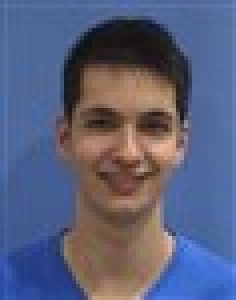
#> input picture TrainingFaces/adnesmith.jpg, 59 x 75 px (shown 4 times larger); its folder holds only this picture in this run
$ python train3Layer.py   (older library calls are emulated)
#> lines starting #> are read from the running program, lines starting #| are printed output that depends on the picture
from scipy import misc
import glob
import os
from numpy import random
from pylab import imshow, show, get_cmap
import numpy as np
X=np.empty((0,4425))
Y=np.empty((0,4425))
os.chdir("TrainingFaces")
for picture in glob.glob("*.jpg"):
    image = misc.imread(picture, flatten=1)
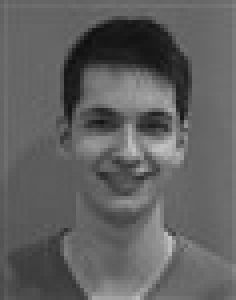
#> image: shape (75, 59) float32 (shown 4 times larger); min 15.59, max 196.8, mean 97
    image=image[:,:59]
    image=image.flatten()
#> image = 4425 values, max 196.8 at index 3523, min 15.59 at index 611, mean 96.97
    X = np.vstack([X, image])
y=X


def nonlin(x, deriv=False):
    x=x/255
    if (deriv == True):
        return x * (1 - x)

    return 255 / (1 + np.exp(-x))

np.random.seed(6)

# randomly initialize our weights with mean 0
syn0 = 2 * random.random((4425, 6000)) - 1
syn1 = 2 * random.random((6000, 4425)) - 1

for j in range(200):

    # Feed forward through layers 0, 1, and 2
    l0 = X
    l1 = nonlin(np.dot(l0, syn0))
    l2 = nonlin(np.dot(l1, syn1))

    # how much did we miss the target value?
    l2_error = y - l2

    if (j % 10) == 0:
        print("Error:" + str(np.mean(np.abs(l2_error))))

    # in what direction is the target value?
    # were we really sure? if so, don't change too much.
    l2_delta = l2_error * nonlin(l2, deriv=True)

    # how much did each l1 value contribute to the l2 error (according to the weights)?
    l1_error = l2_delta.dot(syn1.T)

    # in what direction is the target l1?
    # were we really sure? if so, don't change too much.
    # l1_delta = l1_error * nonlin(l1, deriv=True)

    syn1 += l1.T.dot(l2_error)
#> (the run stopped early here; a loop or call above may not have finished)
